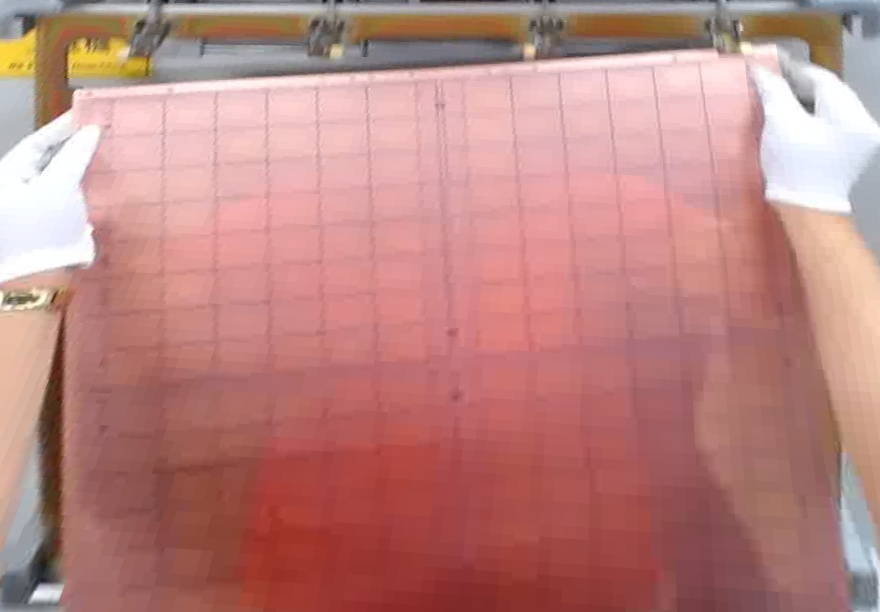
#> input picture data/images_challenge/perspective_10.jpg, 880 x 612 px
$ python -i perspective_transformation.py   (imports and definitions only)
#> lines starting #> are read from the running program, lines starting #| are printed output that depends on the picture; after the words box and inside, x2 and y2 are one past the last pixel; in counts of white or black regions, pixels touching at a corner belong together
#> further down, picture is the input picture: shape (612, 880, 3); mean B, G, R 128.9, 132.9, 187.3
import cv2
import numpy as np
import argparse
import yaml
import os

# [67 lines left out: functions four_point_transform, selectROI, load_yaml, dump_yaml, parse_argument, shi_tomasi, not called in this run]

def segmentation_(img):
    gray = cv2.cvtColor(img, cv2.COLOR_BGR2GRAY)
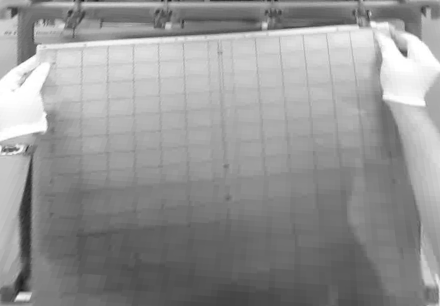
#> gray: shape (612, 880) (shown at 1/2 size); min 15, max 255, mean 148.7
    HSV = cv2.cvtColor(img, cv2.COLOR_BGR2HSV)
#> HSV: shape (612, 880, 3); mean H, S, V 62.5, 87.6, 188.3
    cv2.imwrite('gray.jpg', gray)
    cv2.imwrite('HSV.jpg', HSV)
    ret, thresh = cv2.threshold(gray, 0,255, cv2.THRESH_BINARY_INV + cv2.THRESH_OTSU)
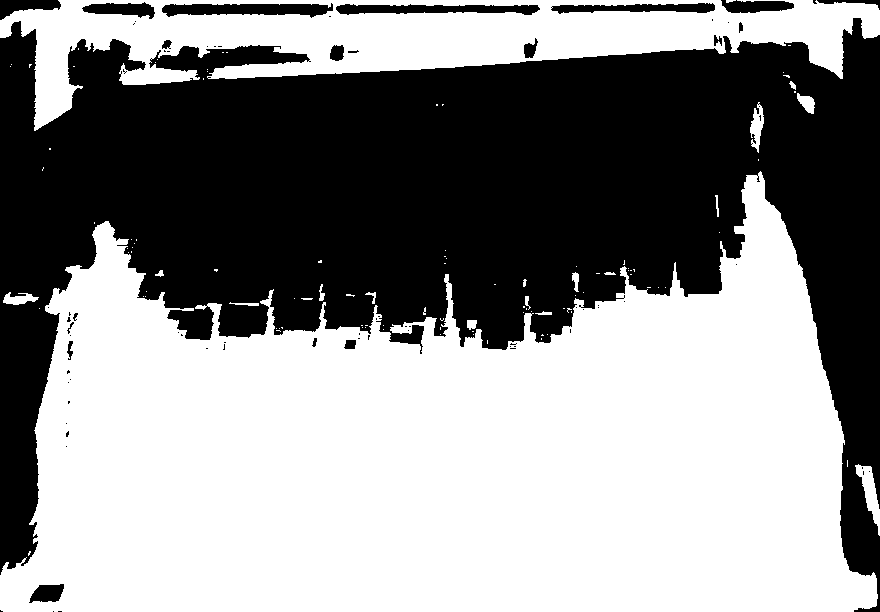
#> thresh: shape (612, 880); 55.1% white; 75 black regions (55 under 20 px), largest, box (x1, y1, x2, y2) and area: (0, 18, 880, 612) 233801, (162, 3, 333, 18) 1724, (336, 4, 540, 15) 1551
#> ret = 152
    cv2.imshow("gray", gray)
    cv2.waitKey()
    cv2.imshow("thresh", thresh)
    cv2.waitKey()
    # noise removal
    kernel = np.ones((3,3),np.uint8)
    opening = cv2.morphologyEx(thresh,cv2.MORPH_OPEN,kernel, iterations = 2)
#> opening: shape (612, 880); 54.5% white; 34 black regions (20 under 20 px), largest, box (x1, y1, x2, y2) and area: (0, 18, 880, 612) 236888, (162, 3, 540, 18) 3339, (551, 3, 715, 14) 1164
    cv2.imshow("opening", opening)
    cv2.waitKey()
    # sure background area
    sure_bg = cv2.dilate(opening,kernel,iterations=3)
#> sure_bg: shape (612, 880); 58.5% white; 20 black regions (7 under 20 px), largest, box (x1, y1, x2, y2) and area: (0, 21, 880, 575) 220966, (167, 7, 324, 13) 633, (725, 0, 786, 10) 506
    cv2.imshow("sure_bg", sure_bg)
    cv2.waitKey()
    # Finding sure foreground area
    dist_transform = cv2.distanceTransform(opening,cv2.DIST_L2,5)
    ret, sure_fg = cv2.threshold(dist_transform,0.7*dist_transform.max(),255,0)
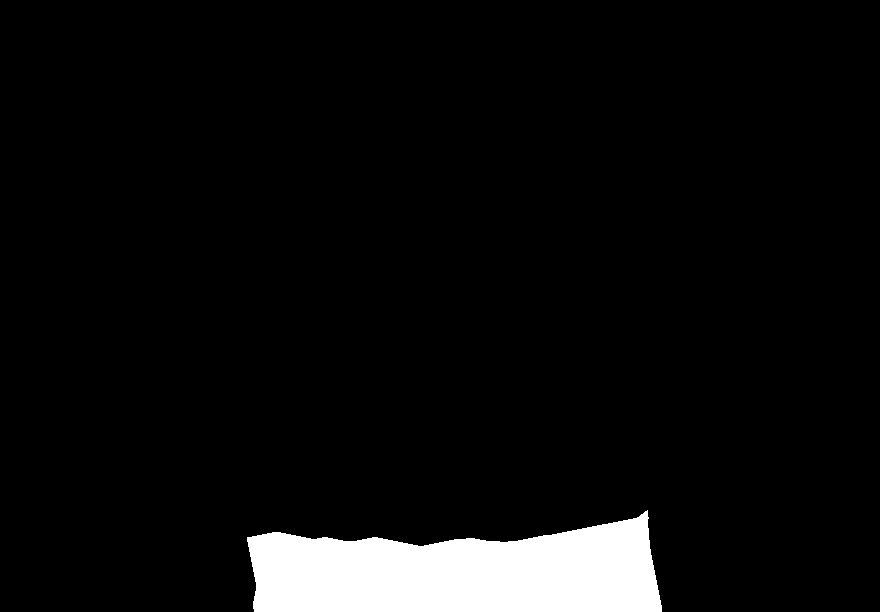
#> sure_fg: shape (612, 880) float32; 5.7% white; 1 white region, box (x1, y1, x2, y2) and area: (247, 510, 662, 612) 30833
#> ret = 192.4
    cv2.imshow("sure_fg", sure_fg)
    cv2.waitKey()
    # Finding unknown region
    sure_fg = np.uint8(sure_fg)
    unknown = cv2.subtract(sure_bg, sure_fg)
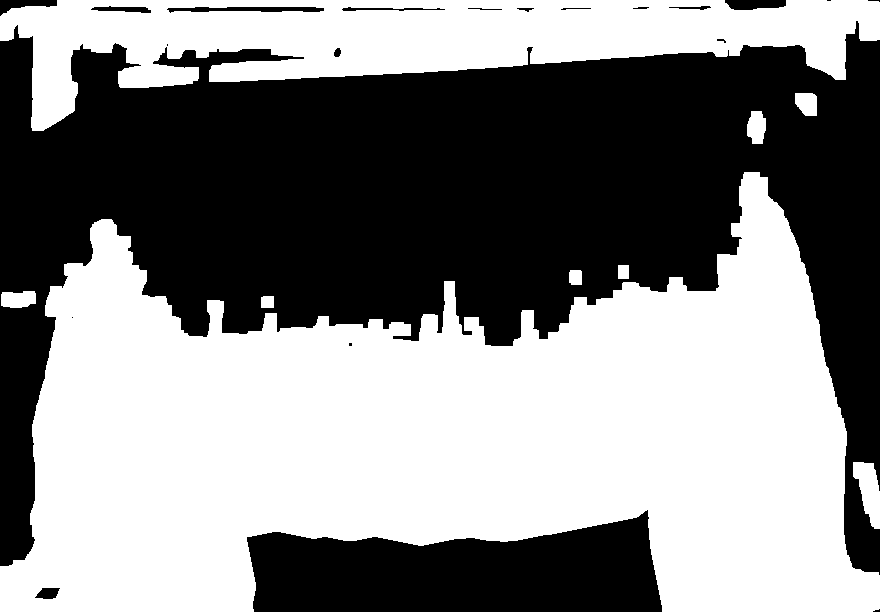
#> unknown: shape (612, 880); 52.8% white; 21 black regions (7 under 20 px), largest, box (x1, y1, x2, y2) and area: (0, 21, 880, 575) 220966, (247, 510, 662, 612) 30833, (167, 7, 324, 13) 633
    cv2.imshow("unknown", unknown)
    cv2.waitKey()
    # Marker labelling
    ret, markers = cv2.connectedComponents(sure_fg)
#> ret = 2
    cv2.imshow("markers", markers)
    cv2.waitKey()
    # Add one to all labels so that sure background is not 0, but 1
    markers = markers + 1
    # Now, mark the region of unknown with zero
    markers[unknown==255] = 0
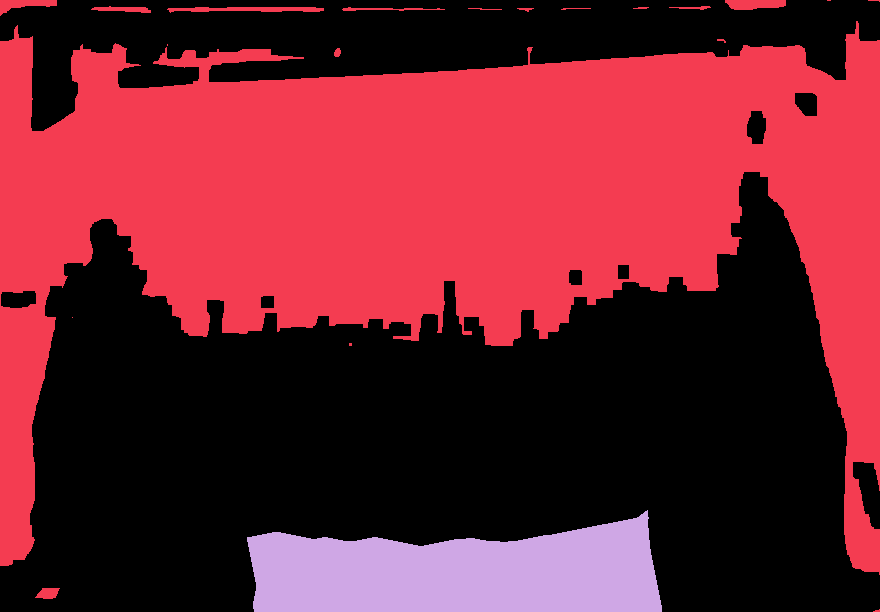
#> markers: shape (612, 880) int32; 3 distinct labels, from 0 to 2; one colour per label, 0 black
    markers = cv2.watershed(img,markers)
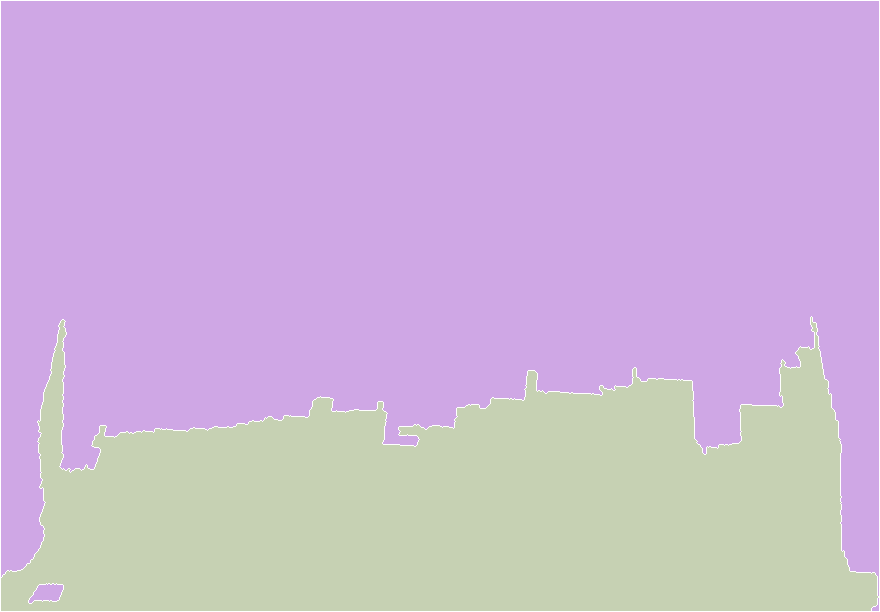
#> markers: shape (612, 880) int32; 3 distinct labels, from -1 to 2; one colour per label, 0 black, -1 white
    img[markers == -1] = [255,0,0]
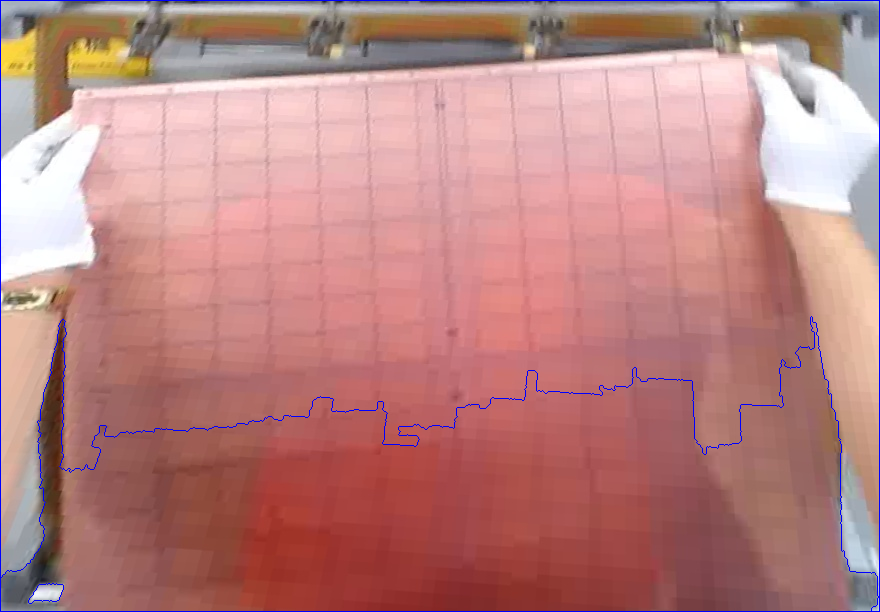
#> img: shape (612, 880, 3); 0.95% of pixels changed, all inside (x1, y1, x2, y2) = (0, 0, 880, 612)
    cv2.imshow("img", img)
    cv2.waitKey()

# [103 lines left out: functions segmentation, main, not called in this run]


# [2 lines not run here, left out]

>>> import cv2
>>> picture = cv2.imread('data/images_challenge/perspective_10.jpg')
>>> result = segmentation_(picture)

$ run again, on data/images_challenge/perspective_12.jpg
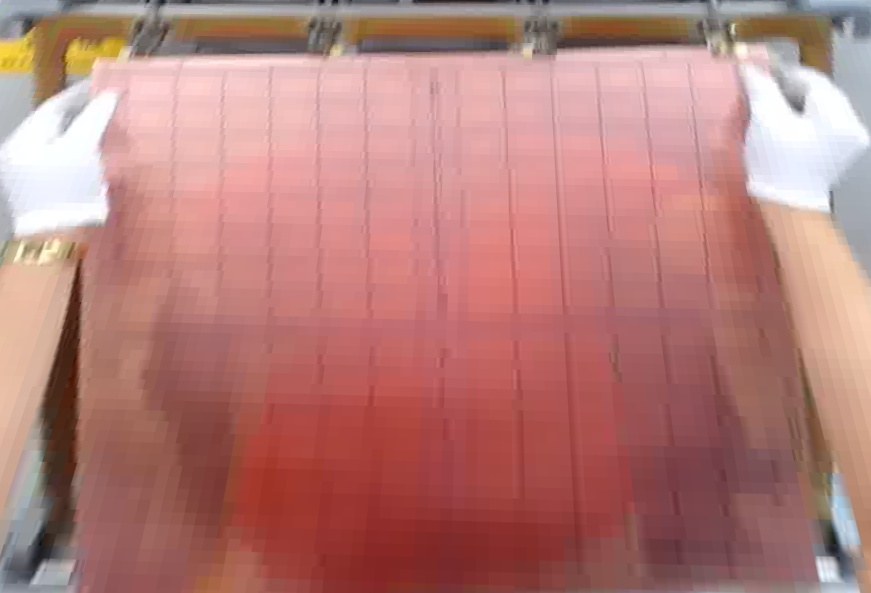
#> input picture data/images_challenge/perspective_12.jpg, 871 x 593 px
#> picture is the input picture: shape (593, 871, 3); mean B, G, R 121.2, 125.7, 180.8
#> HSV: shape (593, 871, 3); mean H, S, V 53.6, 92.6, 181.9
#> in segmentation_, `ret, thresh = cv2.threshold(gray, 0,255, cv2.THRESH_BINARY_INV + cv2.T..`:
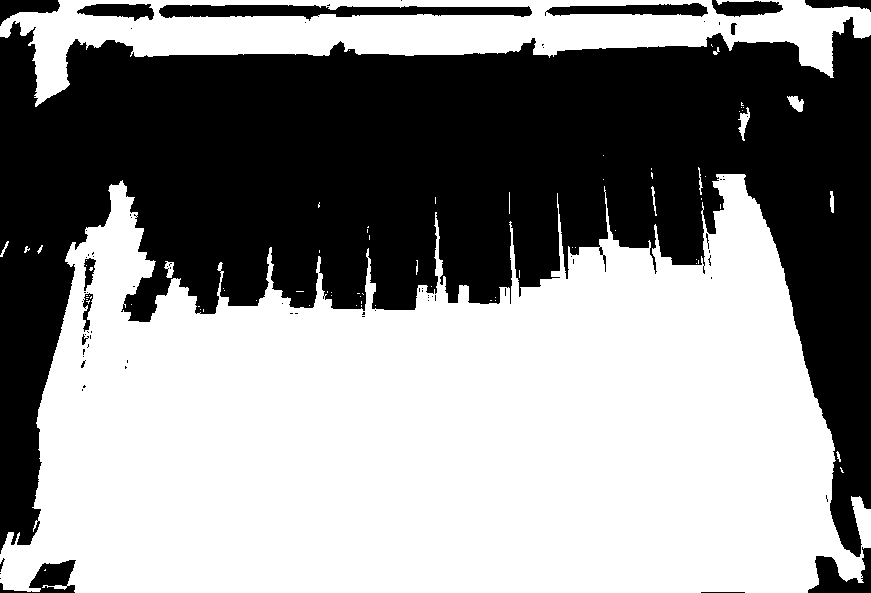
#> thresh: shape (593, 871); 55.8% white; 77 black regions (61 under 20 px), largest, box (x1, y1, x2, y2) and area: (0, 17, 871, 557) 216772, (159, 5, 532, 21) 3510, (808, 547, 871, 593) 1470
#> in segmentation_, `ret, thresh = cv2.threshold(gray, 0,255, cv2.THRESH_BINARY_INV + cv2.T..`: ret = 146
#> opening: shape (593, 871); 55.2% white; 25 black regions (14 under 20 px), largest, box (x1, y1, x2, y2) and area: (0, 17, 871, 593) 221084, (159, 4, 532, 21) 3557, (545, 3, 708, 17) 1457
#> sure_bg: shape (593, 871); 59% white; 12 black regions (2 under 20 px), largest, box (x1, y1, x2, y2) and area: (0, 23, 871, 593) 207556, (32, 564, 72, 593) 793, (164, 8, 327, 15) 792
#> sure_fg: shape (593, 871) float32; 4% white; 1 white region, box (x1, y1, x2, y2) and area: (265, 500, 522, 593) 20710
#> in segmentation_, `ret, sure_fg = cv2.threshold(dist_transform,0.7*dist_transform.max(),2..`: ret = 198.5
#> unknown: shape (593, 871); 55% white; 13 black regions (2 under 20 px), largest, box (x1, y1, x2, y2) and area: (0, 23, 871, 593) 207556, (265, 500, 522, 593) 20710, (32, 564, 72, 593) 793
#> in segmentation_, `ret, markers = cv2.connectedComponents(sure_fg)`: ret = 2
#> in segmentation_, `img[markers == -1] = [255,0,0]`:
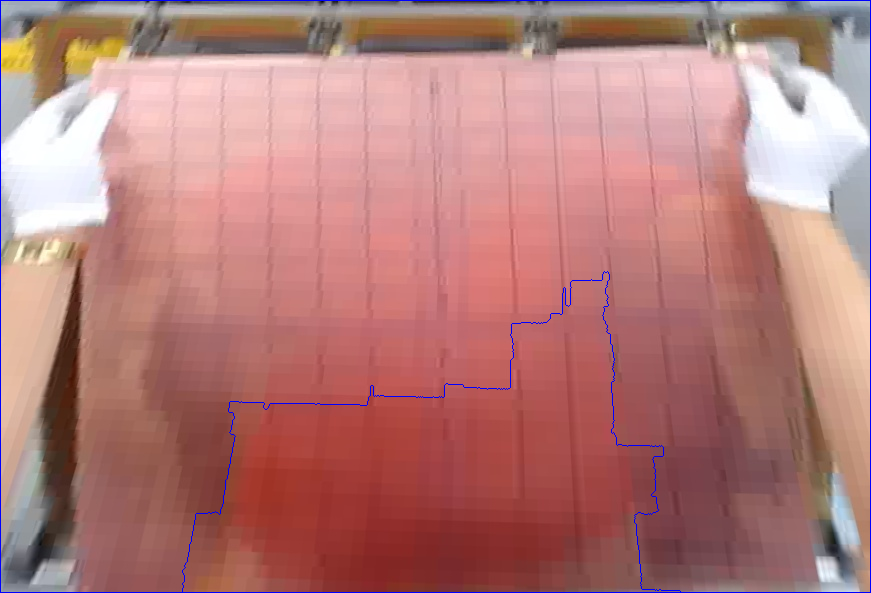
#> img: shape (593, 871, 3); 0.8% of pixels changed, all inside (x1, y1, x2, y2) = (0, 0, 871, 593)

$ run again, on data/images_challenge/perspective_5.jpg
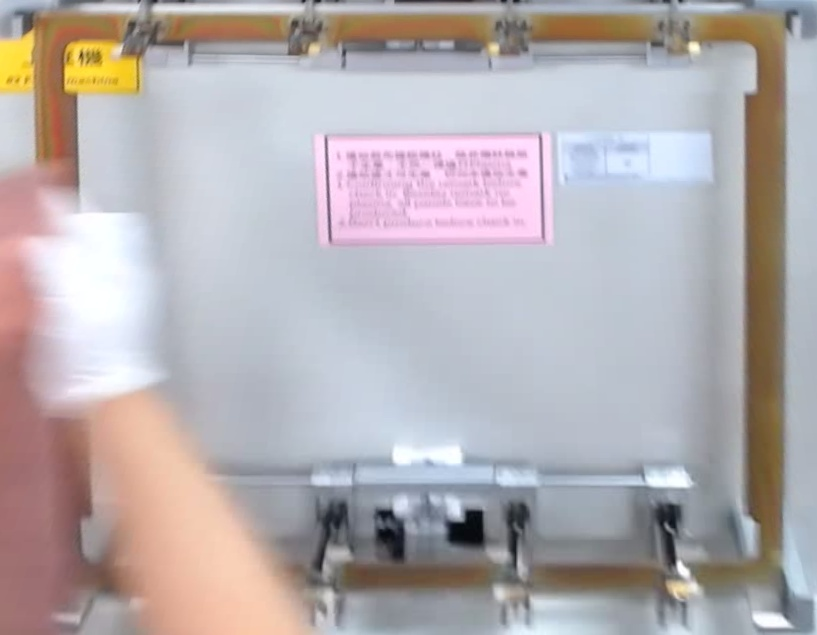
#> input picture data/images_challenge/perspective_5.jpg, 817 x 635 px
#> picture is the input picture: shape (635, 817, 3); mean B, G, R 176.8, 174.2, 180.8
#> HSV: shape (635, 817, 3); mean H, S, V 91.2, 39, 191.8
#> in segmentation_, `ret, thresh = cv2.threshold(gray, 0,255, cv2.THRESH_BINARY_INV + cv2.T..`:
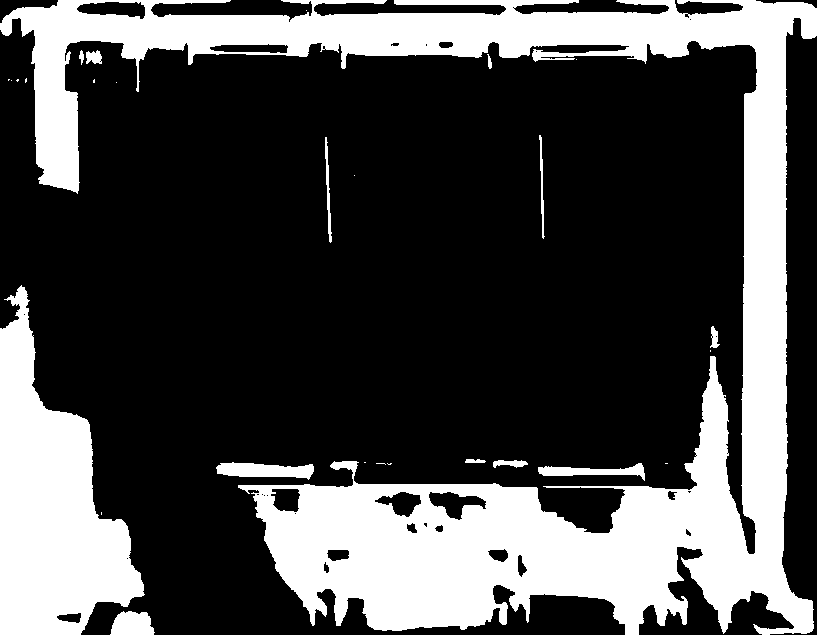
#> thresh: shape (635, 817); 29% white; 28 white regions (15 under 20 px), largest, box (x1, y1, x2, y2) and area: (0, 0, 817, 635) 119222, (0, 285, 145, 635) 27321, (216, 462, 314, 480) 1180
#> in segmentation_, `ret, thresh = cv2.threshold(gray, 0,255, cv2.THRESH_BINARY_INV + cv2.T..`: ret = 160
#> opening: shape (635, 817); 28.5% white; 19 white regions, largest, box (x1, y1, x2, y2) and area: (0, 0, 817, 635) 116408, (0, 287, 144, 635) 27234, (217, 463, 314, 478) 1163
#> sure_bg: shape (635, 817); 33.7% white; 8 white regions, largest, box (x1, y1, x2, y2) and area: (0, 0, 817, 635) 140600, (0, 284, 157, 635) 30452, (535, 461, 647, 479) 1559
#> sure_fg: shape (635, 817) float32; 0.49% white; 1 white region, box (x1, y1, x2, y2) and area: (0, 461, 36, 576) 2526
#> in segmentation_, `ret, sure_fg = cv2.threshold(dist_transform,0.7*dist_transform.max(),2..`: ret = 69.65
#> unknown: shape (635, 817); 33.2% white; 8 white regions, largest, box (x1, y1, x2, y2) and area: (0, 0, 817, 635) 140600, (0, 284, 157, 635) 27926, (535, 461, 647, 479) 1559
#> in segmentation_, `ret, markers = cv2.connectedComponents(sure_fg)`: ret = 2
#> in segmentation_, `img[markers == -1] = [255,0,0]`:
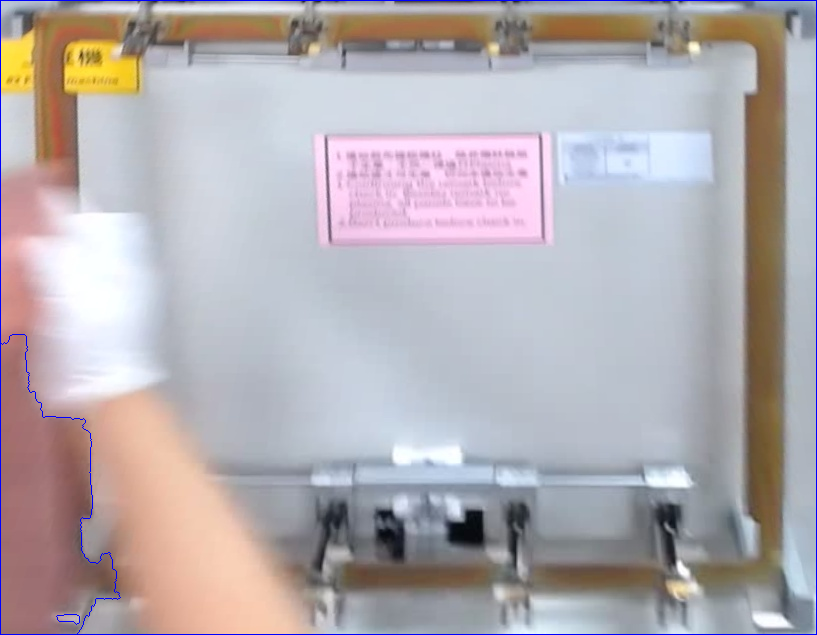
#> img: shape (635, 817, 3); 0.66% of pixels changed, all inside (x1, y1, x2, y2) = (0, 0, 817, 635)
